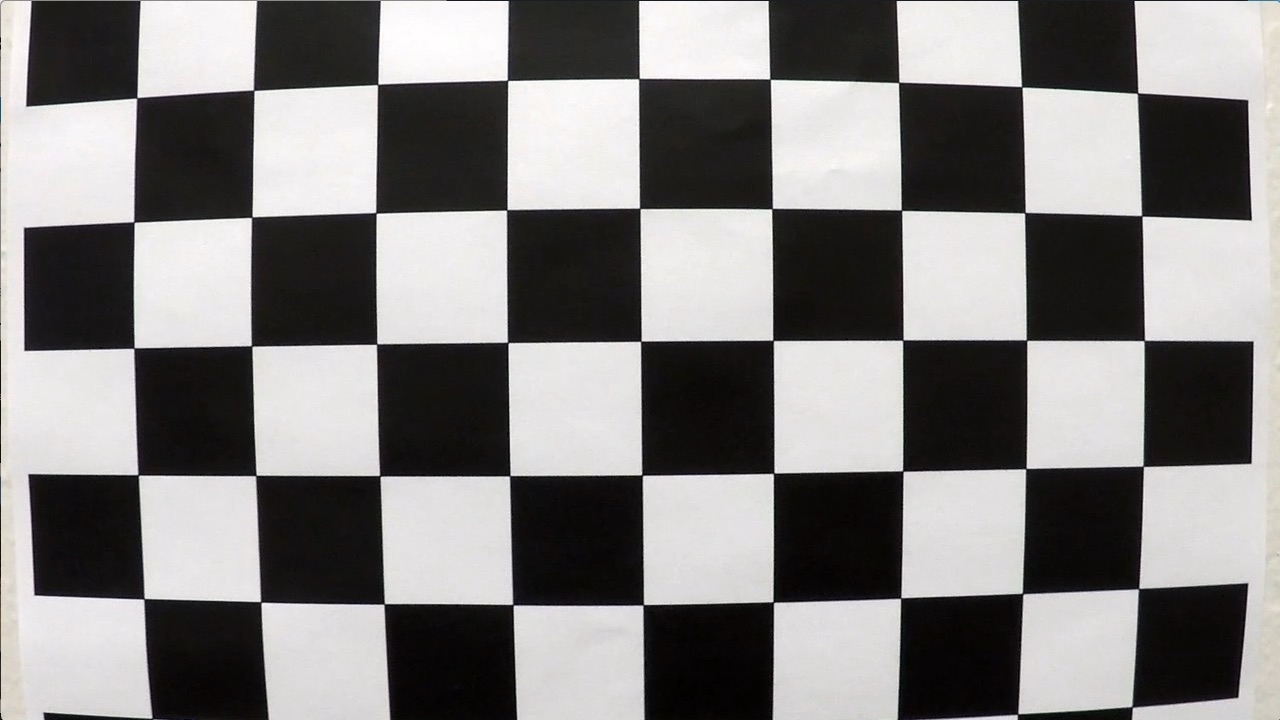
#> input picture camera_cal/calibration1.jpg, 1280 x 720 px; its folder holds 5 pictures in this run
$ python undistort.py
#> lines starting #> are read from the running program, lines starting #| are printed output that depends on the picture
"""
Dealing with camera distortion and calibration.
"""

import cv2
import glob
import matplotlib.pyplot as plt
import numpy as np
import shelve
import tqdm

from utils import full_fname_to_core_name, show_transformation_on_test_images

NX = 9
NY = 6


def compute_corners(img, nx=NX, ny=NY, draw_corners_name=None):
    """ Compute corners in the calibration image """
    # Convert to grayscale
    gray = cv2.cvtColor(img, cv2.COLOR_BGR2GRAY)

    # Find the chessboard corners
    ret, corners = cv2.findChessboardCorners(gray, (nx, ny), None)

    # If found, draw and display the corners
    if ret and draw_corners_name:
        cv2.drawChessboardCorners(img, (nx, ny), corners, ret)
        plt.imsave('out/{}.png'.format(draw_corners_name), img)
    return ret, corners


def illustrate_found_corners():
    for img_fname in glob.glob('camera_cal/*'):
        img = cv2.imread(img_fname)
        draw_corners_fname = 'drawn_corners_' + img_fname.split('/')[-1].split('.')[0]
        compute_corners(img, draw_corners_name=draw_corners_fname)


def compute_undistortion_parameters(nx=NX, ny=NY):
    # 3d points in real world, like [0, 0, 0], [1, 0, 0]
#> called with nx = 9, ny = 6
    object_points = np.zeros((ny*nx, 3), np.float32)
    object_points[:, :2] = np.mgrid[0:nx, 0:ny].T.reshape(-1, 2)

    obj_pt_acc = []
    img_pt_acc = []

    for img_fname in glob.glob('camera_cal/*'):
        img = cv2.imread(img_fname)
#> img is the input picture: shape (720, 1280, 3); mean B, G, R 127.8, 128.4, 130.1
        ret, corners = compute_corners(img)
#> in compute_corners, `ret, corners = cv2.findChessboardCorners(gray, (nx, ny), None)`: ret = False; corners = None
#> ret = False

        if ret:
            obj_pt_acc.append(object_points)
            img_pt_acc.append(corners)

    img_size = img.shape[1], img.shape[0]
#> img_size = (1280, 720)

    ret, mtx, dist, rvecs, tvecs = cv2.calibrateCamera(obj_pt_acc, img_pt_acc,
                                                       img_size, None, None)

    assert ret, "Failed to compute undistortion parameters"

    return {
      "camera matrix": mtx,
      "distortion coefficients": dist,
      "rotation vectors": rvecs,
      "translations vectors": tvecs
    }


def easy_undistortion_params():
    s = shelve.open('stuff.db', writeback=True)
    if 'dist params' in s:
        params = s['dist params']
    else:
        params = compute_undistortion_parameters()
        s['dist params'] = params
    s.close()
    return params['camera matrix'], params['distortion coefficients']


def undistort_factory():
    camera_matrix, distortion_coeffs = easy_undistortion_params()
    f = lambda img: cv2.undistort(img, camera_matrix, distortion_coeffs,
                                  None, camera_matrix)
    return f


def show_undistortion_on_checkboard_images():
    # Perhaps make a one combined plot ?
    undst_f = undistort_factory()

    for img_fname in tqdm.tqdm(glob.glob('camera_cal/*')):
        img = cv2.imread(img_fname)
        fname = full_fname_to_core_name(img_fname)
        undist = undst_f(img)
        cv2.imwrite('out/undist_{}.png'.format(fname), undist)


def show_distortion_on_test_images():
    undist = undistort_factory()
    show_transformation_on_test_images(undist, 'undist')


def writeup_visualisation_checkerboard():
    undst_f = undistort_factory()

    img_fname = 'camera_cal/calibration3.jpg'
    img = cv2.imread(img_fname)
    undist = undst_f(img)

    f, (ax1, ax2) = plt.subplots(1, 2, figsize=(16, 8))
    f.tight_layout()
    ax1.set_title('One of calibration images') # , fontsize=10)
    ax1.imshow(img)

    ax2.set_title('Distortion corrected calibration image')
    ax2.imshow(undist) # , cmap='gray')

    plt.subplots_adjust(left=0., right=1, top=0.9, bottom=0.)
    plt.savefig('out/calibration_checkerboard.jpg')
    plt.close()


def writeup_visualisation_car():
    undst_f = undistort_factory()

    img_fname = 'img/test1.jpg'
    img = cv2.imread(img_fname)
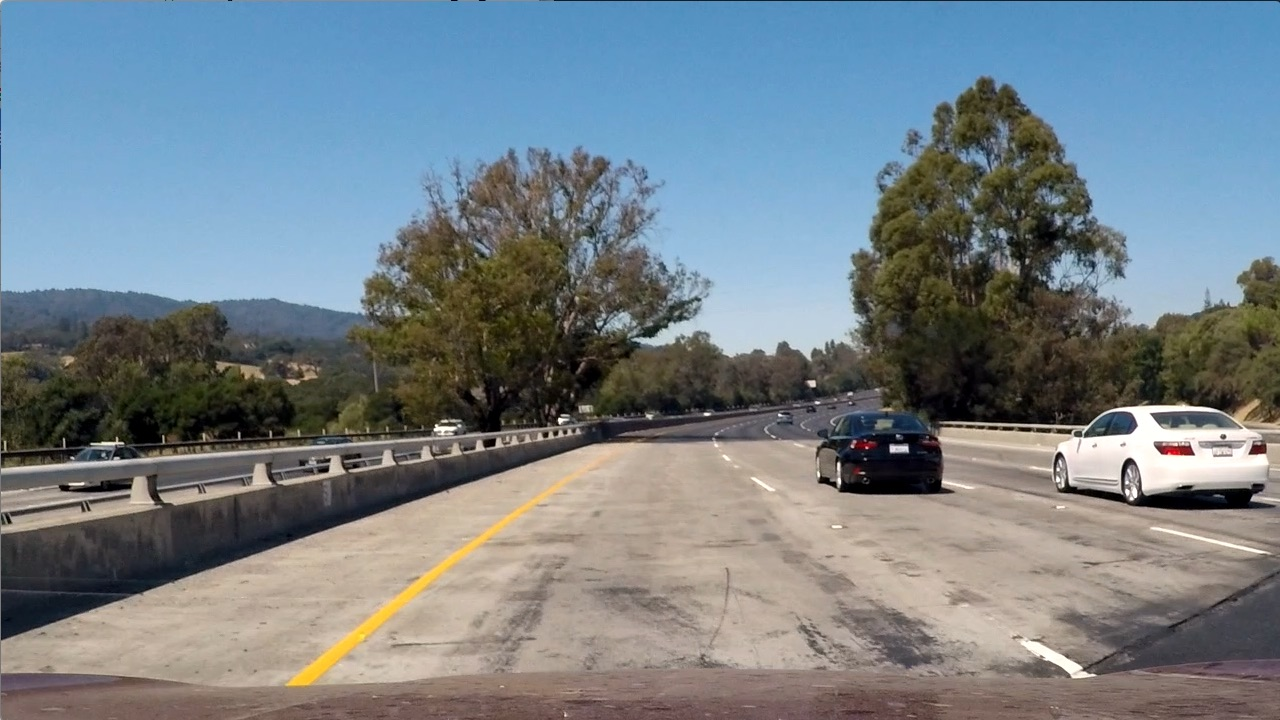
#> input picture img/test1.jpg, 1280 x 720 px
#> img is the input picture: shape (720, 1280, 3); mean B, G, R 135.5, 128.7, 117.5
    img = cv2.cvtColor(img, cv2.COLOR_BGR2RGB)
    undist = undst_f(img)
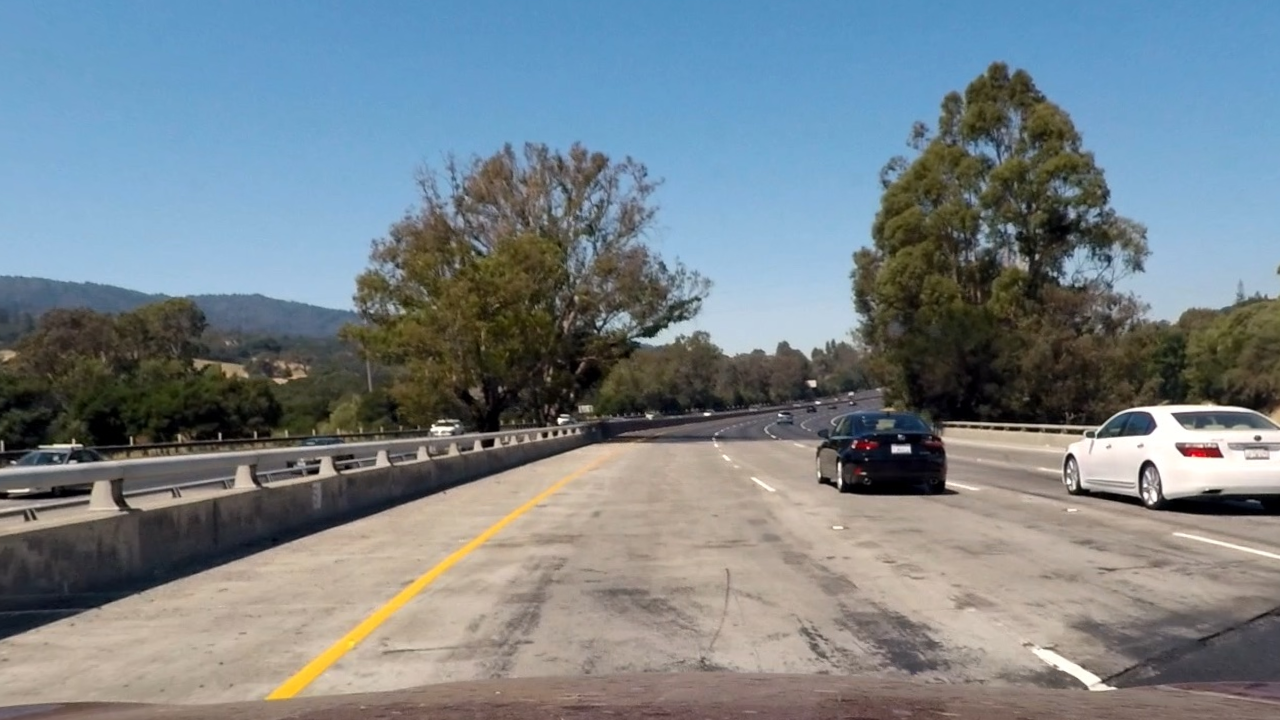
#> undist: shape (720, 1280, 3); mean R, G, B 119.3, 129.9, 135.9

    f, (ax1, ax2) = plt.subplots(1, 2, figsize=(16, 8))
    f.tight_layout()
    ax1.set_title('Sample test image')
    ax1.imshow(img)

    ax2.set_title('Distortion corrected test image')
    ax2.imshow(undist)

    plt.subplots_adjust(left=0., right=1, top=0.9, bottom=0.)
    plt.savefig('out/calibration_car.jpg')
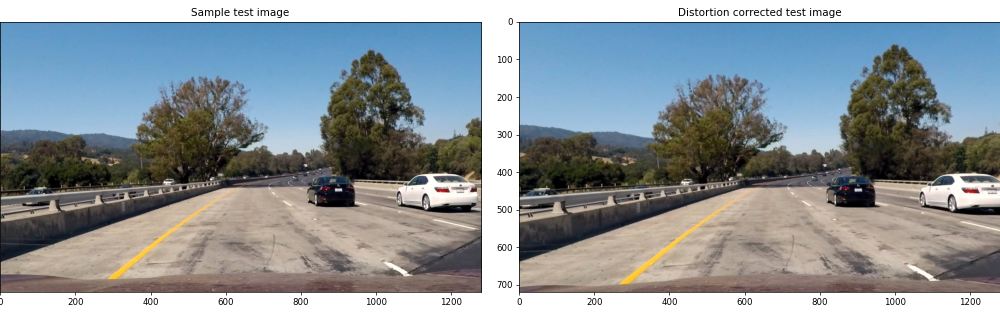
#> figure drawn by matplotlib, 2 panels
    plt.close()


if __name__ == '__main__':
    # show_undistortion_on_checkboard_images()
    # show_distortion_on_test_images()

    # writeup_visualisation_checkerboard()
    writeup_visualisation_car()
